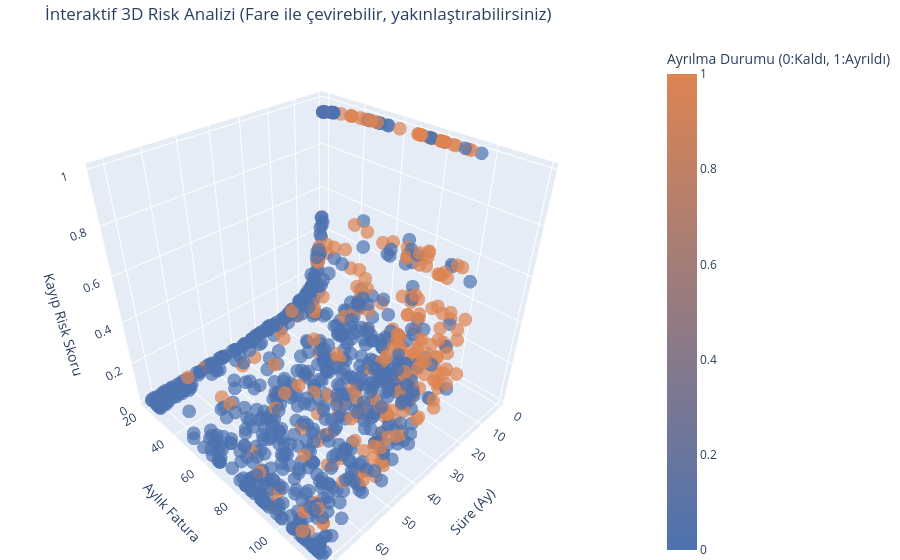

Notebook code for this chart:
### Markdown cell above
<br><br>
## Bölüm 7: İnteraktif Müşteri Risk Haritası (3 Boyutlu Veri Görselleştirme)
Standart 2 boyutlu analizlerin ötesine geçerek, müşteri kaybını tetikleyen en kritik 3 değişkeni (`TenureMonths`, `MonthlyCharges` ve kendi ürettiğimiz `Churn_Risk_Skoru`) 3 boyutlu uzayda inceliyoruz. 

Aşağıdaki interaktif yapı sayesinde, yüksek risk taşıyan müşteri kümelerini uzaysal olarak tespit edebilir; işletme stratejilerini bu yoğunluk merkezlerine göre (örneğin; grafiğin sağ üst köşesinde kümelenen yüksek faturalı ve yüksek riskli gruba özel kampanyalar) şekillendirebiliriz.

### Code cell
import plotly.express as px

print('BÖLÜM 6: İNTERAKTİF 3D MÜŞTERİ RİSK HARİTASI (PLOTLY)')

# Projenin çalışmasını yavaşlatmamak için rastgele 1000 müşteri seçelim
df_sample = df.sample(n=1000, random_state=42)

# Hareketli 3D Grafik
fig = px.scatter_3d(df_sample, 
                    x='Süre (Ay)', 
                    y='Aylık Fatura', 
                    z='Churn_Risk_Skoru',
                    color='Churn_Binary', 
                    hover_data=['Sözleşme', 'Musteri_Deger_Skoru'],
                    color_continuous_scale=['#4C72B0', '#DD8452'],
                    title='İnteraktif 3D Risk Analizi (Fare ile çevirebilir, yakınlaştırabilirsiniz)',
                    opacity=0.7,
                    labels={
                        'Churn_Binary': 'Ayrılma Durumu (0:Kaldı, 1:Ayrıldı)',
                        'Churn_Risk_Skoru': 'Kayıp Risk Skoru',
                        'Musteri_Deger_Skoru': 'Müşteri Değer Skoru'
                    })

fig.update_layout(margin=dict(l=0, r=0, b=0, t=40))
fig.show()

fig.write_html("interaktif_grafik.html")

### Figure 1 — Plotly figure (JSON) as saved in the notebook; plotly's stock layout.template omitted (floating-point values rounded to 4 significant figures; data arrays with more than 128 entries replaced by an {"elided": "..."} marker saying what was removed)
{"data": [{"customdata": {"elided": "1000x2 float values"}, "hovertemplate": "Süre (Ay)=%{x}<br>Aylık Fatura=%{y}<br>Kayıp Risk Skoru=%{z}<br>Sözleşme=%{customdata[0]}<br>Müşteri Değer Skoru=%{customdata[1]}<br>Ayrılma Durumu (0:Kaldı, 1:Ayrıldı)=%{marker.color}<extra></extra>", "legendgroup": "", "marker": {"color": {"elided": "1000 int values"}, "coloraxis": "coloraxis", "opacity": 0.7, "symbol": "circle"}, "mode": "markers", "name": "", "scene": "scene", "showlegend": false, "type": "scatter3d", "x": {"elided": "1000 int values"}, "y": {"elided": "1000 float values"}, "z": {"elided": "1000 float values"}}], "layout": {"coloraxis": {"colorbar": {"title": {"text": "Ayrılma Durumu (0:Kaldı, 1:Ayrıldı)"}}, "colorscale": [[0, "#4C72B0"], [1, "#DD8452"]]}, "legend": {"tracegroupgap": 0}, "margin": {"b": 0, "l": 0, "r": 0, "t": 40}, "scene": {"domain": {"x": [0, 1], "y": [0, 1]}, "xaxis": {"title": {"text": "Süre (Ay)"}}, "yaxis": {"title": {"text": "Aylık Fatura"}}, "zaxis": {"title": {"text": "Kayıp Risk Skoru"}}}, "title": {"text": "İnteraktif 3D Risk Analizi (Fare ile çevirebilir, yakınlaştırabilirsiniz)"}}}
